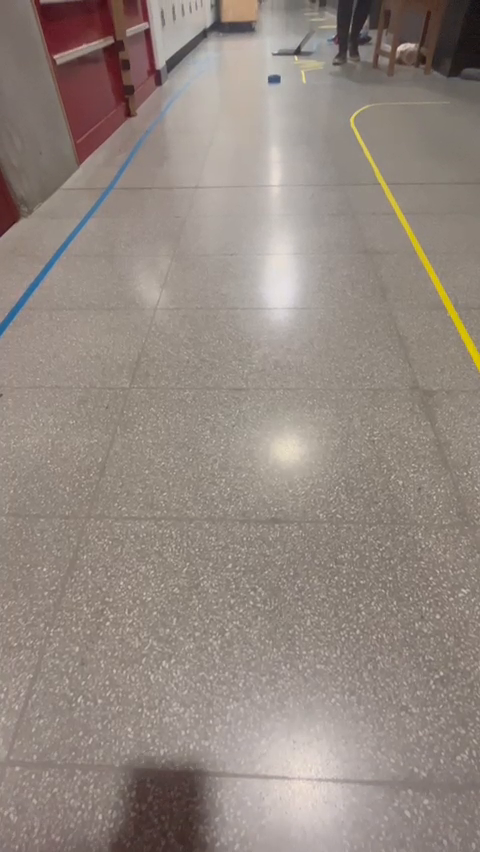
#> input picture frame 20 of IMG_2056.mov, 480 x 852 px, given in place of IMG_1854.MOV, which was not available
$ python test_drive_v2.py
#> lines starting #> are read from the running program, lines starting #| are printed output that depends on the picture; after the words box and inside, x2 and y2 are one past the last pixel; in counts of white or black regions, pixels touching at a corner belong together; pictures that were not available may be replaced by others from this repository, and a replacement may not be noted
import cv2
import numpy as np
import math

def extract_edges(frame):
    # change image to hsv for masking
    hsv = cv2.cvtColor(frame, cv2.COLOR_BGR2HSV)

    # get only the blue pixels
    lower_blue = np.array([60, 40, 40])
    upper_blue = np.array([150, 255, 255])
    mask = cv2.inRange(hsv, lower_blue, upper_blue)

    # extract edges from lines
    edges = cv2.Canny(mask, 200, 400)    # change to contour detection later

    return edges

def crop_image(edges):
    height, width = edges.shape
    mask = np.zeros_like(edges)

    # only focus bottom half of the screen
    polygon = np.array([[
        (0, height * 1 / 2),
        (width, height * 1 / 2),
        (width, height),
        (0, height),
    ]], np.int32)

    # wtf is this???
    cv2.fillPoly(mask, polygon, 255)
    cropped_edges = cv2.bitwise_and(edges, mask)
    return cropped_edges


def detect_line_segments(cropped_edges):
    # tuning min_threshold, minLineLength, maxLineGap is a trial and error process by hand
    rho = 1  # distance precision in pixel, i.e. 1 pixel
    angle = np.pi / 180  # angular precision in radian, i.e. 1 degree
    min_threshold = 10  # minimal of votes

    line_segments = cv2.HoughLinesP(cropped_edges, rho, angle, min_threshold, np.array([]), minLineLength=8, maxLineGap=4)
    try:
        len(line_segments)
        print("yes")
        return line_segments
    except:
        return []


# [56 lines left out: functions calculate_slope_intercept, get_end_points, not called in this run]

def detect_lane(frame):
    edges = extract_edges(frame)
    cropped_edges = crop_image(edges)
    line_segments = detect_line_segments(cropped_edges)

    if len(line_segments) == 0:
        print("no lane lines")
        return []

    detected_lane = calculate_slope_intercept(frame, line_segments)
    return detected_lane


# [35 lines left out: functions get_steering_angle, display_lines, not called in this run]

def stabilize_steering(previous_angle, current_angle, previous_weight=0.9, current_weight=0.1):
    stabilized_angle = previous_angle * previous_weight + current_angle * current_weight
    return stabilized_angle

# [22 lines left out: function display_heading_line, not called in this run]

def test_video(src):
#> called with src = 'IMG_1854.MOV'
    cap = cv2.VideoCapture(src)
    previous_angle = 0

    # how many angles to output per second (camera has 60fps)
    sensitivity = 5
    frame_counter = 0

    while cap.isOpened():
        ret, frame = cap.read()
#> frame is the input picture: shape (852, 480, 3); mean B, G, R 128.7, 136.2, 147.6
        height, width, ch = frame.shape
#> height = 852; width = 480; ch = 3

        lane_lines = detect_lane(frame)
#> in extract_edges, `hsv = cv2.cvtColor(frame, cv2.COLOR_BGR2HSV)`: hsv: shape (852, 480, 3); mean H, S, V 19, 35.8, 147.9
#> in extract_edges, `mask = cv2.inRange(hsv, lower_blue, upper_blue)`:
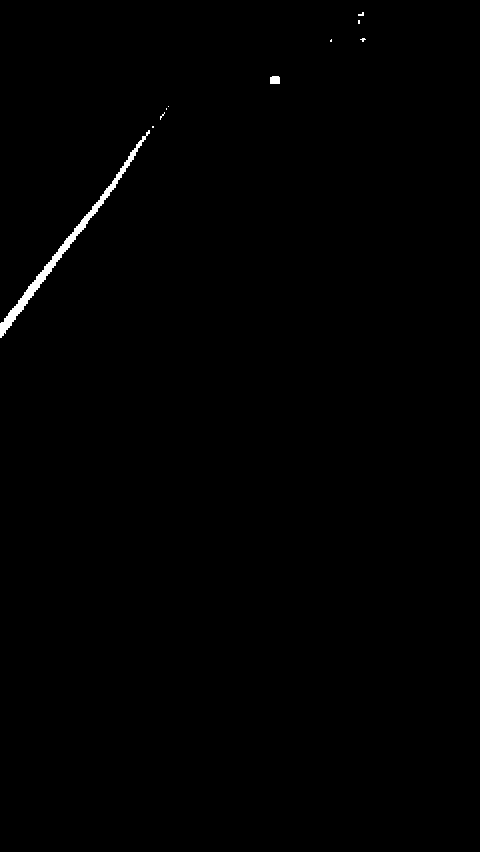
#> mask: shape (852, 480); 0.43% white; 10 white regions (8 under 20 px), largest, box (x1, y1, x2, y2) and area: (0, 130, 150, 338) 1638, (270, 76, 280, 84) 77
#> in extract_edges, `edges = cv2.Canny(mask, 200, 400)`:
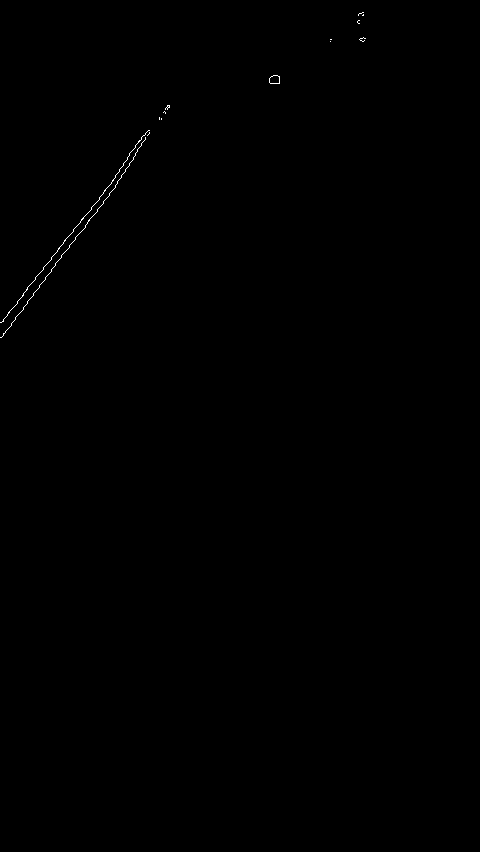
#> edges: shape (852, 480); 0.12% white in thin lines or dots, all inside (x1, y1, x2, y2) = (0, 12, 366, 338)
#> in crop_image, `cv2.fillPoly(mask, polygon, 255)`:
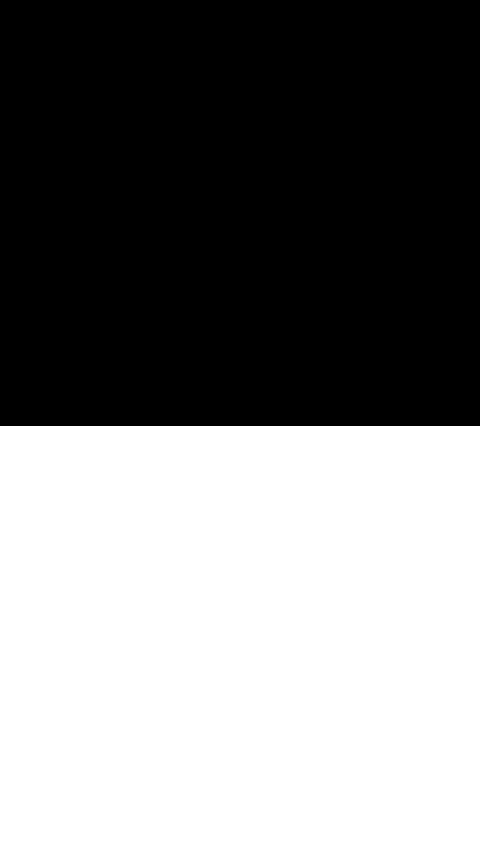
#> mask: shape (852, 480); 50% white; 1 white region, box (x1, y1, x2, y2) and area: (0, 426, 480, 852) 204480
#> in crop_image, `cropped_edges = cv2.bitwise_and(edges, mask)`: cropped_edges: shape (852, 480); every value is 0
#> in detect_line_segments, `line_segments = cv2.HoughLinesP(cropped_edges, rho, angle, min_thresho..`: line_segments = None
#> in detect_lane, `line_segments = detect_line_segments(cropped_edges)`: line_segments = []
#> lane_lines = []
        frame_counter += 1

        if (frame_counter % sensitivity == 0):
            if len(lane_lines) > 0:
                steering_angle = get_steering_angle(height, width, lane_lines)

                # TODO: output steering angles based on sensitivity
                previous_angle = stabilize_steering(previous_angle, steering_angle)

                print(steering_angle)
                print(previous_angle)
                # lane_lines_frame = display_lines(frame, lane_lines)

                # if steering_angle is not None:
                heading_line_frame = display_heading_line(frame, previous_angle)
                cv2.imshow('Test v2', heading_line_frame)


        if len(lane_lines) > 0:
            steering_angle = get_steering_angle(height, width, lane_lines)

            previous_angle = stabilize_steering(previous_angle, steering_angle)

            print(steering_angle)
            print(previous_angle)

        if ret == True:
            # cv2.imshow('Vincent is hot', frame)

            if cv2.waitKey(1) == ord('q'):
#> (key q is pressed here)
                break

        else:
            break

    cap.release()
    cv2.destroyAllWindows()


# [10 lines left out: function test_image, not called in this run]

test_video("IMG_1854.MOV")

$ run again, starting later in the video
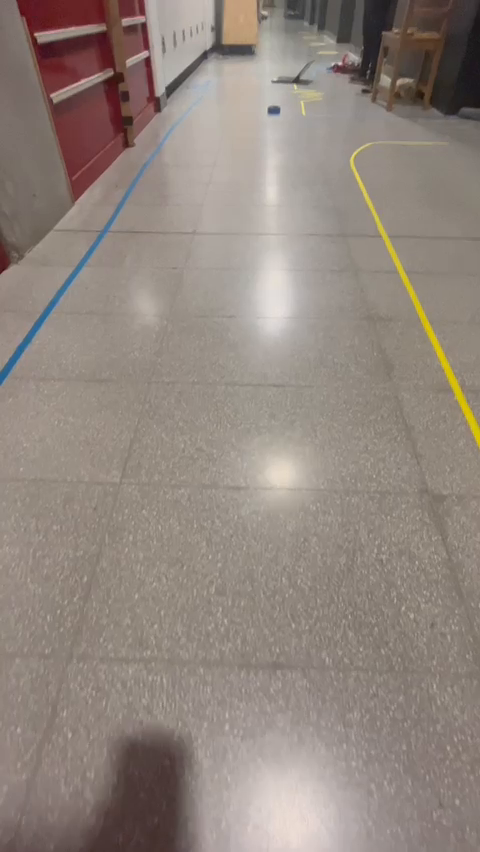
#> input picture frame 92 of IMG_2056.mov, 480 x 852 px, given in place of IMG_1854.MOV, which was not available
#> in test_video, frame is the input picture: shape (852, 480, 3); mean B, G, R 125.9, 133.8, 145.4
#> hsv: shape (852, 480, 3); mean H, S, V 19.8, 37.8, 145.7
#> in extract_edges, `mask = cv2.inRange(hsv, lower_blue, upper_blue)`:
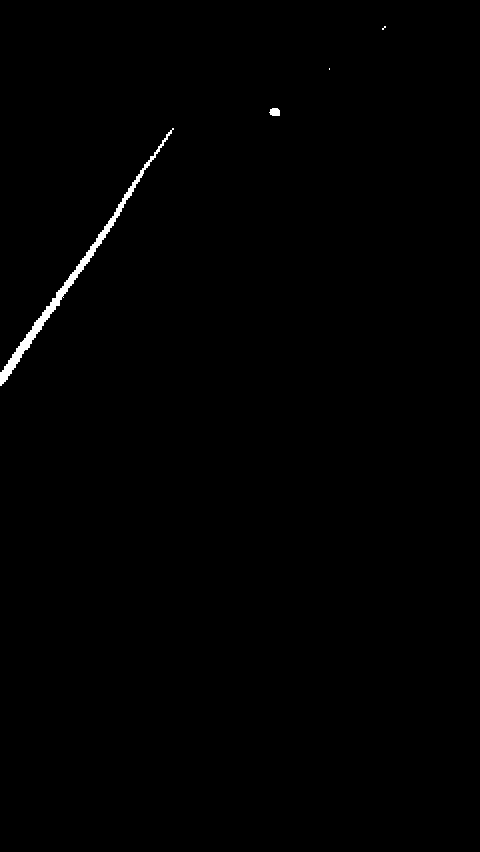
#> mask: shape (852, 480); 0.49% white; 4 white regions (2 under 20 px), largest, box (x1, y1, x2, y2) and area: (0, 128, 174, 386) 1906, (269, 108, 280, 116) 74
#> in extract_edges, `edges = cv2.Canny(mask, 200, 400)`:
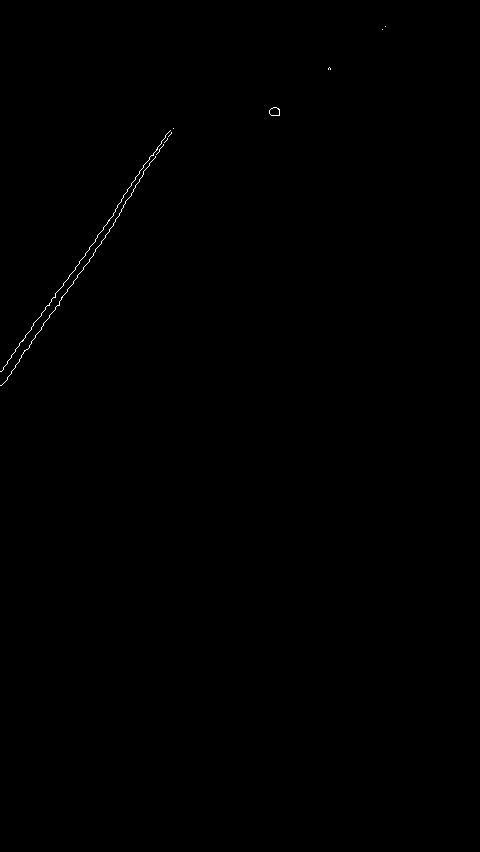
#> edges: shape (852, 480); 0.13% white in thin lines or dots, all inside (x1, y1, x2, y2) = (0, 26, 386, 386)
#> cropped_edges: shape (852, 480); every value is 0
#> in detect_line_segments, `line_segments = cv2.HoughLinesP(cropped_edges, rho, angle, min_thresho..`: line_segments = None
#> in detect_lane, `line_segments = detect_line_segments(cropped_edges)`: line_segments = []

$ run again, starting later in the video
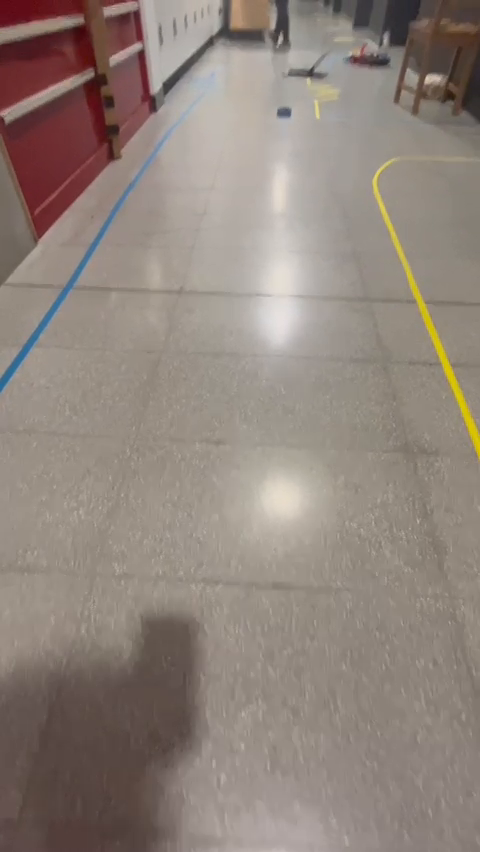
#> input picture frame 164 of IMG_2056.mov, 480 x 852 px, given in place of IMG_1854.MOV, which was not available
#> in test_video, frame is the input picture: shape (852, 480, 3); mean B, G, R 123.8, 132, 144.3
#> hsv: shape (852, 480, 3); mean H, S, V 22.9, 41.2, 144.7
#> in extract_edges, `mask = cv2.inRange(hsv, lower_blue, upper_blue)`:
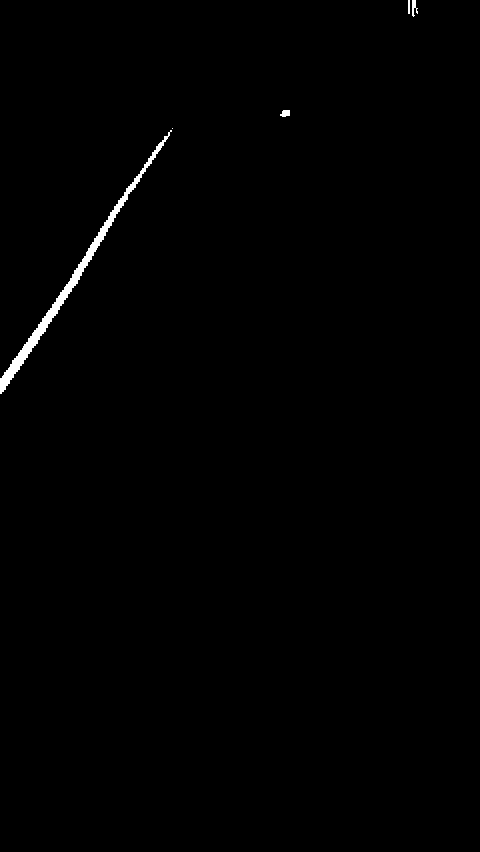
#> mask: shape (852, 480); 0.56% white; 5 white regions (1 under 20 px), largest, box (x1, y1, x2, y2) and area: (0, 130, 172, 394) 2160, (412, 0, 418, 17) 59, (280, 110, 290, 117) 55, (408, 0, 410, 14) 28
#> in extract_edges, `edges = cv2.Canny(mask, 200, 400)`:
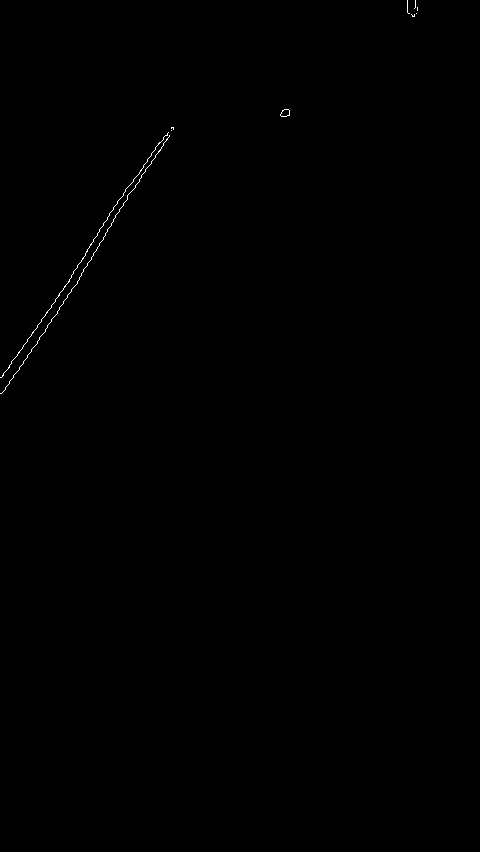
#> edges: shape (852, 480); 0.15% white in thin lines or dots, all inside (x1, y1, x2, y2) = (0, 0, 418, 394)
#> cropped_edges: shape (852, 480); every value is 0
#> in detect_line_segments, `line_segments = cv2.HoughLinesP(cropped_edges, rho, angle, min_thresho..`: line_segments = None
#> in detect_lane, `line_segments = detect_line_segments(cropped_edges)`: line_segments = []
